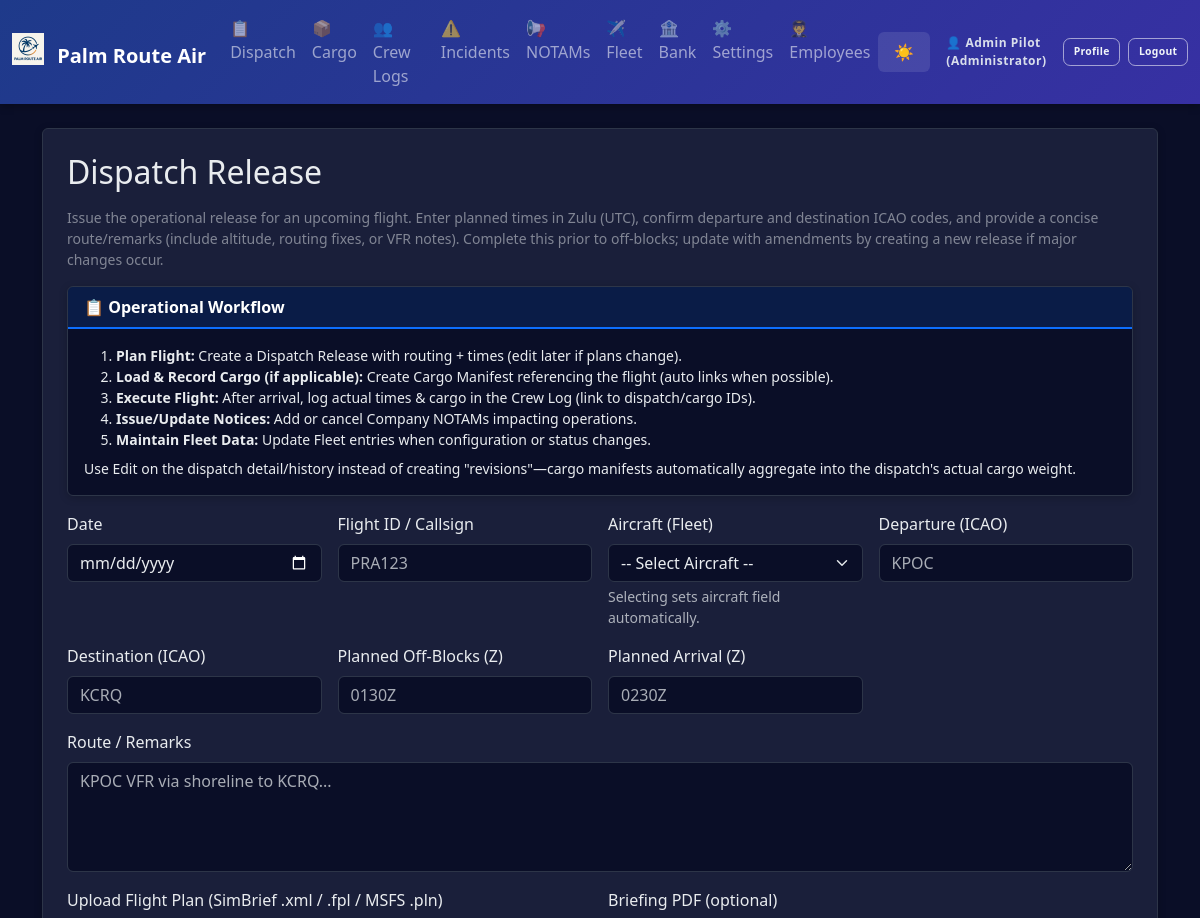
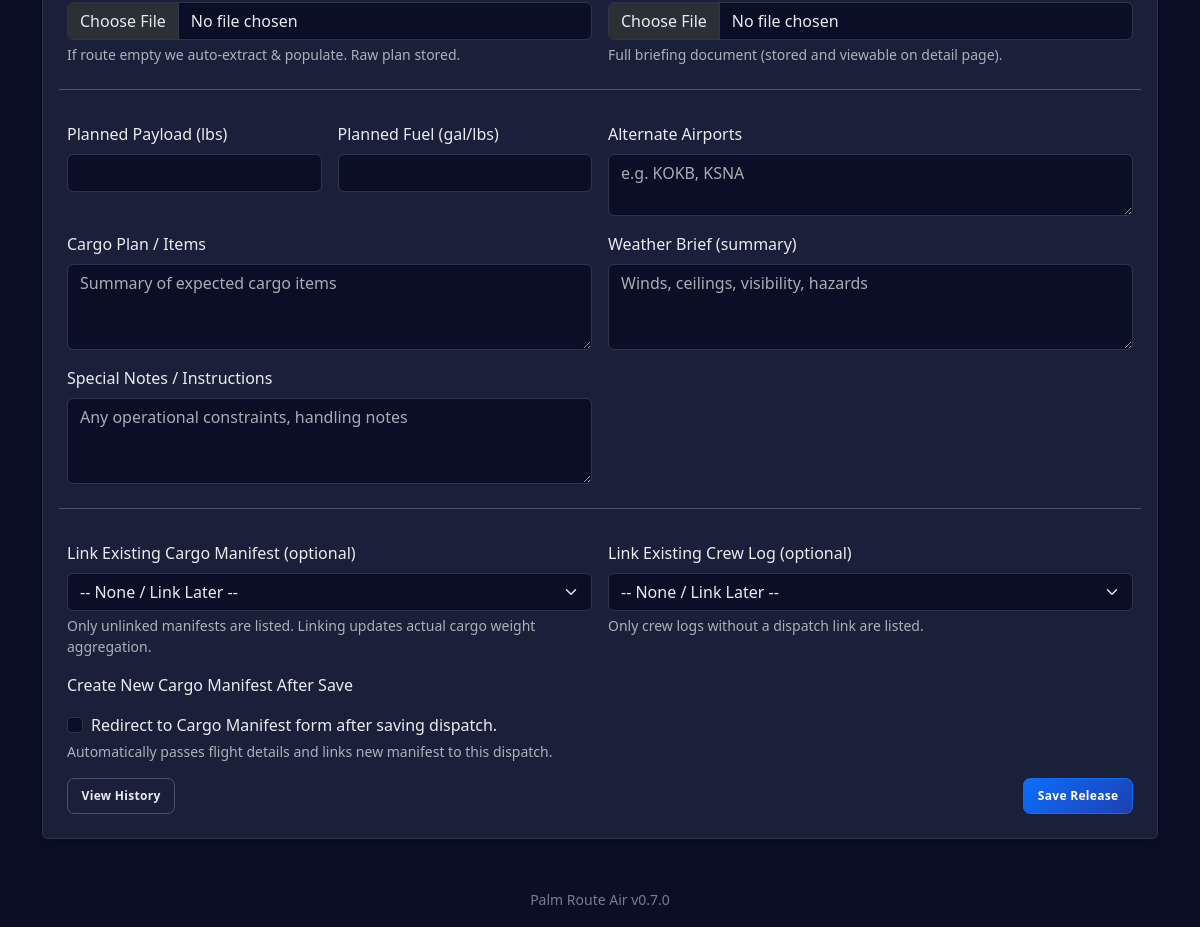
/dispatch (signed in), run on the app's committed database (2 pictures, top to bottom).
### app.py (models this page shows, shortened)
class AppSettings(db.Model):
    id = db.Column(db.Integer, primary_key=True)
    company_name = db.Column(db.String(100), default='Palm Route Air')
    logo_filename = db.Column(db.String(120))  # stored in static/logos/
    difficulty = db.Column(db.String(20), default='Normal')  # Easy, Normal, Hard, Realistic
    realism_fuel_variance = db.Column(db.Float, default=0.05)  # ±5% revenue jitter
    realism_destination_penalty = db.Column(db.Float, default=0.25)  # 25% penalty for missed destination
    currency_symbol = db.Column(db.String(5), default='$')
    distance_unit = db.Column(db.String(10), default='NM')  # NM or KM
    weight_unit = db.Column(db.String(10), default='lbs')  # lbs or kg
    show_workflow_help = db.Column(db.Integer, default=1)  # 1 = show, 0 = hide

class Employee(db.Model):
    id = db.Column(db.Integer, primary_key=True)
    name = db.Column(db.String(100), nullable=False)
    email = db.Column(db.String(120), unique=True)
    role = db.Column(db.String(50), default='Pilot')
    hire_date = db.Column(db.Date, default=datetime.date.today)
    active = db.Column(db.Integer, default=1)
    password_hash = db.Column(db.String(255))

### app.py (the view, shortened to what this page needs)
@app.route('/dispatch', methods=['GET', 'POST'])
@roles_required('Manager', 'Administrator')
def dispatch():
    defaults = {
        'date': request.args.get('date', ''),
        'flight_id': request.args.get('flight_id', ''),
        'fleet_entry_id': request.args.get('fleet_entry_id', ''),
        'departure': request.args.get('departure', ''),
        'destination': request.args.get('destination', ''),
        'offblocks': request.args.get('offblocks', ''),
        'arrival': request.args.get('arrival', ''),
        'route': request.args.get('route', ''),
        'payload_planned': request.args.get('payload_planned', ''),
        'fuel_planned': request.args.get('fuel_planned', ''),
        'cargo_plan': request.args.get('cargo_plan', ''),
        'alt_airports': request.args.get('alt_airports', ''),
        'weather_brief': request.args.get('weather_brief', ''),
        'special_notes': request.args.get('special_notes', '')
    }
    cargo_manifest_options = CargoManifest.query.filter_by(dispatch_release_id=None).order_by(CargoManifest.id.desc()).limit(25).all()
    fleet_entry_options = FleetEntry.query.order_by(FleetEntry.status.asc(), FleetEntry.registration.asc()).all()
    return render_template('dispatch_form.html', defaults=defaults, cargo_manifest_options=cargo_manifest_options, fleet_entry_options=fleet_entry_options)

### app.py (called while the page is built)
def roles_required(*roles):
    roles_set = set(roles)
    @wraps(roles_required)
    def decorator(f):
        @wraps(f)
        def inner(*args, **kwargs):
            if not session.get('employee_id'):
                flash('Login required.', 'error')
                return redirect(url_for('login'))
            emp = Employee.query.get(session['employee_id'])
            if not emp or (emp.role not in roles_set and emp.role != 'Administrator'):
                flash('Insufficient permissions.', 'error')
                return redirect(url_for('index'))
            return f(*args, **kwargs)
        return inner
    return decorator

@app.before_request
def enforce_login_globally():
    public_endpoints = {'login', 'logout', 'static'}
    if request.endpoint in public_endpoints or request.endpoint is None:
        return
    if not session.get('employee_id'):
        return redirect(url_for('login'))

@app.context_processor
def inject_settings():
    try:
        settings = AppSettings.query.first()
        if not settings:
            settings = AppSettings(company_name='Palm Route Air')
    except:
        settings = None
    current_employee = None
    if session.get('employee_id'):
        current_employee = Employee.query.get(session['employee_id'])
    return dict(app_settings=settings, app_version=APP_VERSION, current_employee=current_employee)

### templates/dispatch_form.html (shortened to what this page needs)
{% extends 'base.html' %}
{% block content %}
<div class="p-4 bg-white rounded shadow-sm">
  <h2 class="mb-3">Dispatch Release {% if edit_id %}Edit{% endif %}</h2>
  <p class="text-muted small">Issue the operational release for an upcoming flight. Enter planned times in Zulu (UTC), confirm departure and destination ICAO codes, and provide a concise route/remarks (include altitude, routing fixes, or VFR notes). Complete this prior to off-blocks; update with amendments by creating a new release if major changes occur.</p>
  {% include '_flow_help.html' %}
  <form method="post" enctype="multipart/form-data" class="row g-3" action="{% if edit_id %}{{ url_for('dispatch_edit', id=edit_id) }}{% else %}{{ url_for('dispatch') }}{% endif %}">
    <div class="col-md-3">
      <label class="form-label">Date</label>
      <input type="date" name="date" class="form-control" value="{{ defaults.date }}">
    </div>
    <div class="col-md-3">
      <label class="form-label">Flight ID / Callsign</label>
      <input type="text" name="flight_id" class="form-control" placeholder="PRA123" value="{{ defaults.flight_id }}">
    </div>
    <div class="col-md-3">
      <label class="form-label">Aircraft (Fleet)</label>
      <select name="fleet_entry_id" class="form-select" id="fleetSelect">
        <option value="">-- Select Aircraft --</option>
      </select>
      <div class="form-text">Selecting sets aircraft field automatically.</div>
    </div>
    <div class="col-md-3">
      <label class="form-label">Departure (ICAO)</label>
      <input type="text" name="departure" class="form-control" placeholder="KPOC" value="{{ defaults.departure }}">
    </div>
    <div class="col-md-3">
      <label class="form-label">Destination (ICAO)</label>
      <input type="text" name="destination" class="form-control" placeholder="KCRQ" value="{{ defaults.destination }}">
    </div>
    <div class="col-md-3">
      <label class="form-label">Planned Off-Blocks (Z)</label>
      <input type="text" name="offblocks" class="form-control" placeholder="0130Z" value="{{ defaults.offblocks }}">
    </div>
    <div class="col-md-3">
      <label class="form-label">Planned Arrival (Z)</label>
      <input type="text" name="arrival" class="form-control" placeholder="0230Z" value="{{ defaults.arrival }}">
    </div>
    <div class="col-12">
      <label class="form-label">Route / Remarks</label>
      <textarea name="route" rows="4" class="form-control" placeholder="KPOC VFR via shoreline to KCRQ...">{{ defaults.route }}</textarea>
    </div>
    <div class="col-md-6">
      <label class="form-label">Upload Flight Plan (SimBrief .xml / .fpl / MSFS .pln)</label>
      <input type="file" name="fpl_file" class="form-control" accept=".xml,.fpl,.pln,.txt">
      <div class="form-text">
        If route empty we auto-extract & populate. Raw plan stored.
      </div>
    </div>
    <div class="col-md-6">
      <label class="form-label">Briefing PDF (optional)</label>
      <input type="file" name="briefing_pdf" class="form-control" accept="application/pdf,.pdf">
      <div class="form-text">
        Full briefing document (stored and viewable on detail page).
      </div>
    </div>
    <hr class="mt-4" />
    <div class="col-md-3">
      <label class="form-label">Planned Payload (lbs)</label>
      <input type="text" name="payload_planned" class="form-control" value="{{ defaults.payload_planned }}">
    </div>
    <div class="col-md-3">
      <label class="form-label">Planned Fuel (gal/lbs)</label>
      <input type="text" name="fuel_planned" class="form-control" value="{{ defaults.fuel_planned }}">
    </div>
    <div class="col-md-6">
      <label class="form-label">Alternate Airports</label>
      <textarea name="alt_airports" rows="2" class="form-control" placeholder="e.g. KOKB, KSNA">{{ defaults.alt_airports }}</textarea>
    </div>
    <div class="col-md-6">
      <label class="form-label">Cargo Plan / Items</label>
      <textarea name="cargo_plan" rows="3" class="form-control" placeholder="Summary of expected cargo items">{{ defaults.cargo_plan }}</textarea>
    </div>
    <div class="col-md-6">
      <label class="form-label">Weather Brief (summary)</label>
      <textarea name="weather_brief" rows="3" class="form-control" placeholder="Winds, ceilings, visibility, hazards">{{ defaults.weather_brief }}</textarea>
    </div>
    <div class="col-md-6">
      <label class="form-label">Special Notes / Instructions</label>
      <textarea name="special_notes" rows="3" class="form-control" placeholder="Any operational constraints, handling notes">{{ defaults.special_notes }}</textarea>
    </div>
    <hr class="mt-4" />
    <div class="col-md-6">
      <label class="form-label">Link Existing Cargo Manifest (optional)</label>
      <select name="cargo_manifest_id" class="form-select">
        <option value="">-- None / Link Later --</option>
      </select>
      <div class="form-text">Only unlinked manifests are listed. Linking updates actual cargo weight aggregation.</div>
    </div>
    <div class="col-md-6">
      <label class="form-label">Link Existing Crew Log (optional)</label>
      <select name="crew_log_id" class="form-select">
        <option value="">-- None / Link Later --</option>
      </select>
      <div class="form-text">Only crew logs without a dispatch link are listed.</div>
    </div>
    <div class="col-md-6">
      <label class="form-label">Create New Cargo Manifest After Save</label>
      <div class="form-check mt-2">
        <input class="form-check-input" type="checkbox" id="createCargoNext" name="create_cargo_next">
        <label class="form-check-label" for="createCargoNext">Redirect to Cargo Manifest form after saving dispatch.</label>
      </div>
      <div class="form-text">Automatically passes flight details and links new manifest to this dispatch.</div>
    </div>
    <div class="col-12 mt-3 d-flex justify-content-between align-items-center">
      <a href="{{ url_for('dispatch_history') }}" class="btn btn-outline-secondary">View History</a>
      <button type="submit" class="btn btn-primary">{% if edit_id %}Update Release{% else %}Save Release{% endif %}</button>
    </div>
  </form>
</div>
{% endblock %}

### templates/base.html (shortened to what this page needs)
<!doctype html>
<html lang="en" data-bs-theme="dark">
  <head>
    <link href="https://cdn.jsdelivr.net/npm/bootstrap@5.3.3/dist/css/bootstrap.min.css" rel="stylesheet">
  </head>
  <body>
    <nav class="navbar navbar-expand-lg navbar-dark mb-4">
      <div class="container-fluid">
        <a class="navbar-brand fw-bold" href="{{ url_for('index') }}">
          {% if app_settings and app_settings.logo_filename %}
            <img src="{{ url_for('static', filename='logos/' + app_settings.logo_filename) }}" height="32" class="me-2" style="vertical-align: -0.125em;" alt="Logo">
          {% endif %}
          {{ app_settings.company_name if app_settings else 'Palm Route Air' }}
        </a>
        <div class="collapse navbar-collapse" id="navbarNav">
          <ul class="navbar-nav me-auto">
            <li class="nav-item"><a class="nav-link" href="{{ url_for('dispatch_history') }}">📋 Dispatch</a></li>
            <li class="nav-item"><a class="nav-link" href="{{ url_for('cargo_history') }}">📦 Cargo</a></li>
            <li class="nav-item"><a class="nav-link" href="{{ url_for('crew_history') }}">👥 Crew Logs</a></li>
            <li class="nav-item"><a class="nav-link" href="{{ url_for('incident_history') }}">⚠️ Incidents</a></li>
            <li class="nav-item"><a class="nav-link" href="{{ url_for('notams_history') }}">📢 NOTAMs</a></li>
            <li class="nav-item"><a class="nav-link" href="{{ url_for('fleet_history') }}">✈️ Fleet</a></li>
            <li class="nav-item"><a class="nav-link" href="{{ url_for('economy_ledger') }}">🏦 Bank</a></li>
            <li class="nav-item"><a class="nav-link" href="{{ url_for('settings') }}">⚙️ Settings</a></li>
            {% if current_employee and current_employee.role in ['Manager','Administrator'] %}
            <li class="nav-item"><a class="nav-link" href="{{ url_for('employees') }}">🧑‍✈️ Employees</a></li>
            {% endif %}
          </ul>
          <button class="theme-toggle text-white" onclick="toggleTheme()" title="Toggle theme">
            <span id="theme-icon">🌙</span>
          </button>
          <div class="ms-3 d-flex align-items-center auth-actions">
            {% if current_employee %}
              <span class="auth-user-text me-2">👤 {{ current_employee.name }} ({{ current_employee.role }})</span>
              <a href="{{ url_for('profile') }}" class="btn btn-outline-light btn-sm me-2" title="View Profile">Profile</a>
              <a href="{{ url_for('logout') }}" class="btn btn-outline-light btn-sm" title="Logout">Logout</a>
            {% else %}
              <a href="{{ url_for('login') }}" class="btn btn-outline-light btn-sm" title="Employee Login">Login</a>
            {% endif %}
          </div>
        </div>
      </div>
    </nav>
    <main class="container mb-5">
      {% block content %}{% endblock %}
    </main>
    <footer class="container text-center pb-3">
      <small class="text-muted">{{ app_settings.company_name if app_settings else 'Palm Route Air' }} {{ app_version }}</small>
    </footer>
  </body>
</html>

### templates/base.html (style rules this page uses)
:root { --pra-primary: #0d6efd; --pra-secondary: #6c757d; --pra-success: #198754; --pra-danger: #dc3545; --pra-warning: #ffc107; --pra-info: #0dcaf0; --pra-thead-bg-light: #e9ecef; --pra-thead-color-light: #212529; --pra-thead-bg-dark: #1f2542; --pra-thead-color-dark: #f8f9fa; }
[data-bs-theme="dark"] { --bs-body-bg: #0a0e27; --bs-body-color: #e9ecef; --bs-card-bg: #1a1f3a; --bs-border-color: #2d3548; --bs-emphasis-color: #ffffff; }
body { background: var(--bs-body-bg); color: var(--bs-body-color); transition: background-color 0.3s ease, color 0.3s ease; }
.bg-white, .bg-light { background-color: var(--bs-card-bg) !important; border-color: var(--bs-border-color); }
.navbar { background: linear-gradient(135deg, #1e3a8a 0%, #3730a3 100%) !important; box-shadow: 0 2px 8px rgba(0,0,0,0.3); }
[data-bs-theme="dark"] .navbar .btn-outline-light { color: #f8f9fa !important; border-color: rgba(255,255,255,0.5) !important; background-color: transparent !important; }
.auth-actions .btn { transition: background-color .15s, color .15s, border-color .15s; }
.auth-user-text { font-size: .75rem; font-weight: 600; letter-spacing: .5px; opacity: 0.95; }
[data-bs-theme="dark"] .auth-user-text { color: #e2e8f0; }
.card, .shadow-sm, .rounded.shadow-sm { background-color: var(--bs-card-bg); border: 1px solid var(--bs-border-color); box-shadow: 0 2px 8px rgba(0,0,0,0.2) !important; }
.btn-outline-secondary, .btn-outline-primary, .btn-outline-warning, .btn-outline-info, .btn-outline-danger { border-width: 1.5px; }
.form-control, .form-select { background-color: var(--bs-body-bg); border-color: var(--bs-border-color); color: var(--bs-body-color); }
.theme-toggle { cursor: pointer; padding: 0.5rem 1rem; border: none; background: rgba(255,255,255,0.1); border-radius: 0.375rem; transition: background 0.2s; }
.text-muted { opacity: 0.7; }
.btn { font-weight: 600; font-size: .75rem; letter-spacing: .3px; border-radius: .45rem; border-width: 1.5px; padding: .50rem .85rem; transition: background-color .15s, color .15s, border-color .15s, box-shadow .15s; }
.btn-sm { padding: .35rem .6rem; font-size: .70rem; }
[data-bs-theme="dark"] .btn-primary { background: linear-gradient(135deg, #0d6efd 0%, #1e40af 100%); border-color: #0d6efd; }
.btn-outline-secondary { color: var(--bs-body-color); }
[data-bs-theme="dark"] .btn-outline-secondary { border-color: #475569; }
.navbar .btn { font-size: .65rem; padding: .35rem .6rem; }
.navbar .btn-outline-light { font-weight:600; }
[data-bs-theme="dark"] .navbar .btn-outline-light { color:#f1f5f9 !important; border-color: rgba(255,255,255,0.55) !important; }

### data on the page
AppSettings: logo_filename (picture), company_name "Palm Route Air"
Employee: name "Admin Pilot", role "Administrator"

### other printed values
{{ app_version }} "v0.7.0"
